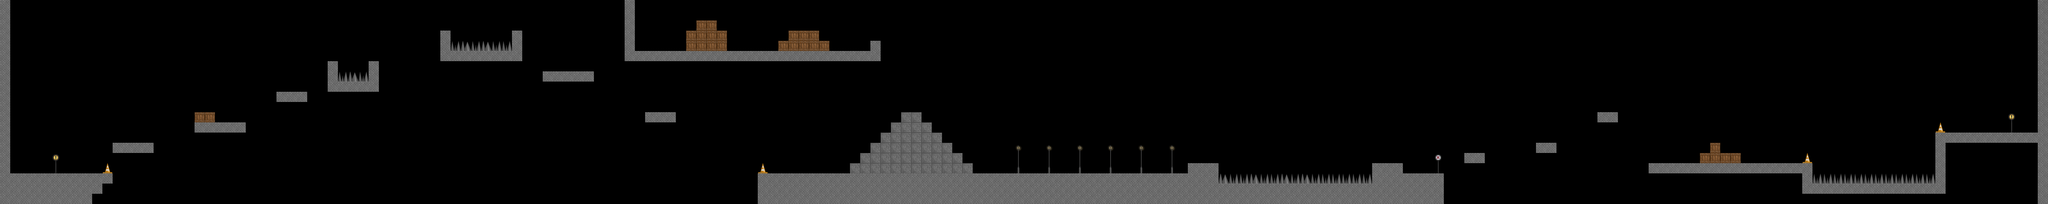

A 2D game scene composited from a Tiled map and its tileset images. What follows is a short description and the map's XML, with each tile layer's data collapsed to a summary:
An orthogonal 200x20 tile map with 32x32 px tiles, 1 tile layer (Tile Layer 1) and 6 objects (3x slime, spawnpoint, goal, benny).

<map version="1.0" tiledversion="1.1.4" orientation="orthogonal" renderorder="right-down" width="200" height="20" tilewidth="32" tileheight="32" infinite="0" nextobjectid="7">
 <tileset firstgid="1" name="runner-bros" tilewidth="32" tileheight="32" tilecount="28" columns="7">
  <image source="tiles.png" width="224" height="128" />
  <tile id="0">
   <properties>
    <property name="blocked" value="" />
   </properties>
  </tile>
  <tile id="3">
   <properties>
    <property name="spikes" value="" />
   </properties>
  </tile>
  <tile id="11">
   <properties>
    <property name="blocked" value="" />
   </properties>
  </tile>
  <tile id="18">
   <properties>
    <property name="blocked" value="" />
   </properties>
  </tile>
  <tile id="23">
   <properties>
    <property name="blocked" value="" />
   </properties>
  </tile>
  <tile id="26">
   <properties>
    <property name="spikes" value="" />
   </properties>
  </tile>
 </tileset>
 <layer name="Tile Layer 1" width="200" height="20">
  <data>[4000 cells, 513 non-empty, 11 distinct tile ids]</data>
 </layer>
 <objectgroup name="objects">
  <object id="1" name="spawnpoint" x="83" y="497" width="21" height="36" />
  <object id="2" name="goal" x="6289" y="-3" width="80" height="437" />
  <object id="3" name="benny" x="6324" y="361" width="28" height="48" />
  <object id="4" name="slime" x="3335" y="517.5" width="30" height="17">
   <properties>
    <property name="green" value="" />
   </properties>
  </object>
  <object id="5" name="slime" x="2643" y="117" width="34" height="36">
   <properties>
    <property name="red" value="" />
   </properties>
  </object>
  <object id="6" name="slime" x="3668" y="502" width="34" height="36">
   <properties>
    <property name="red" value="" />
   </properties>
  </object>
 </objectgroup>
</map>
